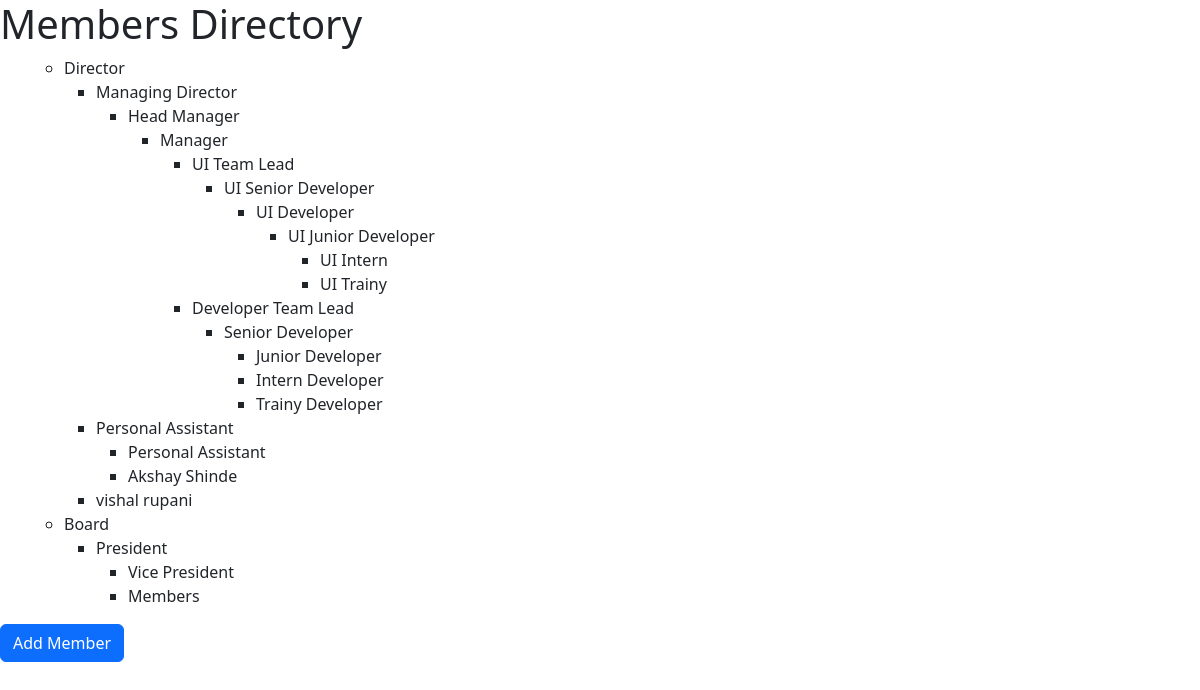
The page / on the database its author committed.
### tables this page shows
CREATE TABLE `members` (
  `id` int(11) NOT NULL,
  `createdDate` datetime NOT NULL DEFAULT current_timestamp(),
  `name` varchar(50) NOT NULL,
  `parentId` int(11) NOT NULL
);

### member.php (called while the page is built, shortened)
<?php
class Member
{
    private $db;
    public function __construct($db)
    {
        $this->db = $db;
    }
    public function getAllMembers()
{
    try {
        $query = "SELECT * FROM members";
        $stmt = $this->db->prepare($query);
        $stmt->execute();
        $members = $stmt->fetchAll(PDO::FETCH_ASSOC);
        return $members;
    } catch (PDOException $e) {
        die("Error fetching members: " . $e->getMessage());
    }
}
}

### index.php (the view, shortened to what this page needs)
<!DOCTYPE html>
<html>
<head>
    <link rel="stylesheet" href="https://cdn.jsdelivr.net/npm/bootstrap@5.2.3/dist/css/bootstrap.min.css">
</head>
<body>
    <?php
    include('member.php');
    $member = new Member($db);
    $membersList = $member->getAllMembers();
    ?>
    <h1>Members Directory</h1>
    <div id="members-list">
        <ul>
            <?php
            function renderMembers($members, $parentId = 0)
            {
                $hasChildren = false;
                foreach ($members as $member) {
                    if ($member['parentId'] == $parentId) {
                        $hasChildren = true;
                        break;
                    }
                }
                if (!$hasChildren) {
                    return;
                }
                echo "<ul>";
                foreach ($members as $member) {
                    if ($member['parentId'] == $parentId) {
                        echo "<li value=\"{$member['id']}\">{$member['name']}</li>";
                        renderMembers($members, $member['id']);
                    }
                }
                echo "</ul>";
            }
            renderMembers($membersList);
            ?>
        </ul>
    </div>
    <button id="addMemberBtn" class="btn btn-primary">Add Member</button>
</body>
</html>

### rows shown on the page
members: $member['id'] 1 (drawn), name "Director"
members: $member['id'] 3 (drawn), name "Managing Director"
members: $member['id'] 6 (drawn), name "Head Manager"
members: $member['id'] 7 (drawn), name "Manager"
members: $member['id'] 8 (drawn), name "UI Team Lead"
members: $member['id'] 10 (drawn), name "UI Senior Developer"
members: $member['id'] 11 (drawn), name "UI Developer"
members: $member['id'] 12 (drawn), name "UI Junior Developer"
members: $member['id'] 13 (drawn), name "UI Intern"
members: $member['id'] 14 (drawn), name "UI Trainy"
members: $member['id'] 9 (drawn), name "Developer Team Lead"
members: $member['id'] 15 (drawn), name "Senior Developer"
members: $member['id'] 16 (drawn), name "Junior Developer"
members: $member['id'] 17 (drawn), name "Intern Developer"
members: $member['id'] 18 (drawn), name "Trainy Developer"
members: $member['id'] 4 (drawn), name "Personal Assistant"
members: $member['id'] 5 (drawn), name "Personal Assistant"
members: $member['id'] 22 (drawn), name "Akshay Shinde"
members: $member['id'] 23 (drawn), name "vishal rupani"
members: $member['id'] 2 (drawn), name "Board"
members: $member['id'] 19 (drawn), name "President"
members: $member['id'] 20 (drawn), name "Vice President"
members: $member['id'] 21 (drawn), name "Members"
